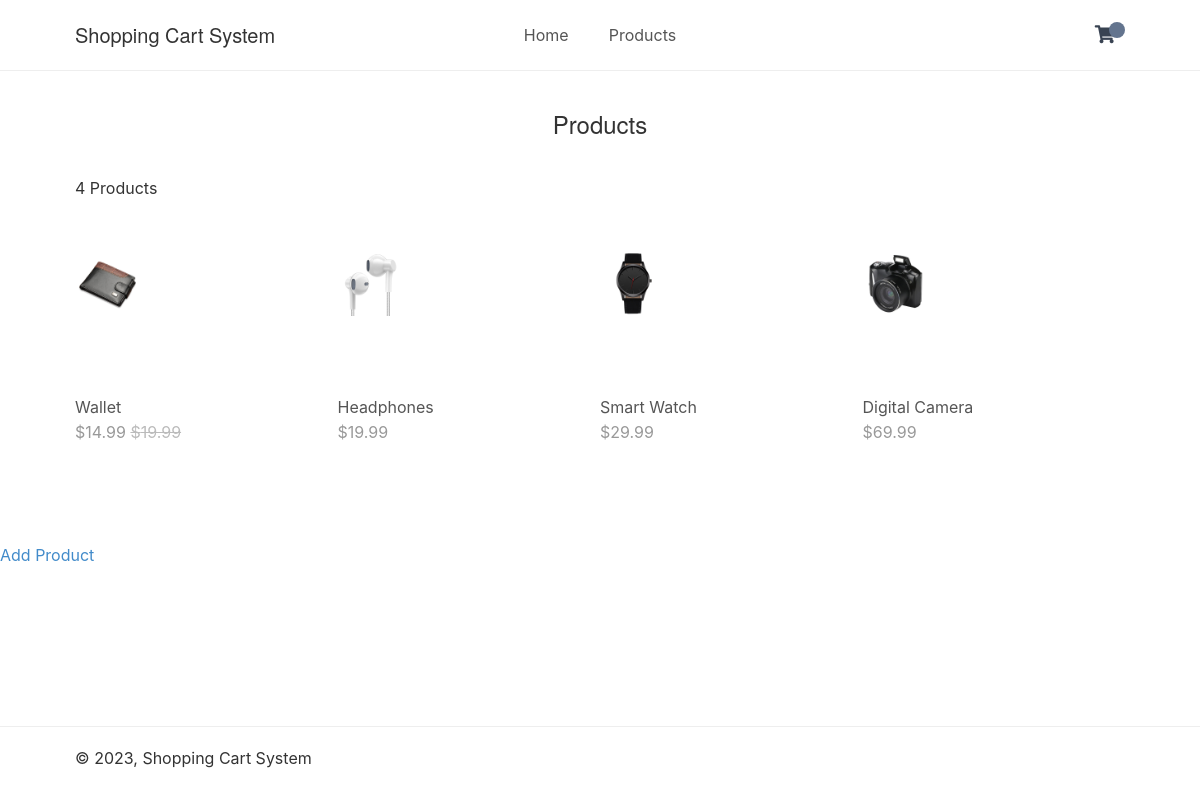
The page /index.php?page=products on the database its author committed.
### tables this page shows
CREATE TABLE `products` (
  `id` int(11) NOT NULL,
  `name` varchar(200) NOT NULL,
  `desc` text NOT NULL,
  `price` decimal(7,2) NOT NULL,
  `rrp` decimal(7,2) NOT NULL DEFAULT 0.00,
  `quantity` int(11) NOT NULL,
  `img` text NOT NULL,
  `date_added` datetime NOT NULL DEFAULT current_timestamp()
);

### index.php (called while the page is built, shortened)
<?php
include 'functions.php';
$page = isset($_GET['page']) && file_exists($_GET['page'] . '.php') ? $_GET['page'] : 'home';
include $page . '.php';
?>

### products.php (the view, shortened to what this page needs)
<?php
$num_products_on_each_page = 4;
$current_page = isset($_GET['p']) && is_numeric($_GET['p']) ? (int)$_GET['p'] : 1;
$stmt = $pdo->prepare('SELECT * FROM products ORDER BY date_added DESC LIMIT ?,?');
$stmt->bindValue(1, ($current_page - 1) * $num_products_on_each_page, PDO::PARAM_INT);
$stmt->bindValue(2, $num_products_on_each_page, PDO::PARAM_INT);
$stmt->execute();
$products = $stmt->fetchAll(PDO::FETCH_ASSOC);
$total_products = $pdo->query('SELECT * FROM products')->rowCount();
?>
<?=template_header('Products')?>
    <div class="products content-wrapper">
        <h1>Products</h1>
        <p><?=$total_products?> Products</p>
        <div class="products-wrapper">
            <?php foreach ($products as $product): ?>
                <a href="index.php?page=product&id=<?=$product['id']?>" class="product">
                 <img src="imgs/<?=$product['img']?>" class="product">
                 <span class="name"><?=$product['name']?></span>
                 <span class="price">
                    &dollar;<?=$product['price']?>
                    <?php if ($product['rrp'] > 0): ?>
                        <span class="rrp">&dollar;<?=$product['rrp']?></span>
                    <?php endif; ?>
                 </span>
                </a>
            <?php endforeach; ?>
        </div>
        <div class="buttons">
        </div>
    </div>
    <a href="index.php?page=addproduct">Add Product</a>
<?=template_footer()?>

### functions.php (shortened to what this page needs)
<?php
function template_header($title) {
$num_items_in_cart = "";
echo <<<EOT
<!DOCTYPE html>
<html>
    <head>
     <meta charset="utf-8">
     <title>$title</title>
     <link href="css/style.css" rel="stylesheet" type="text/css">
     <link rel="stylesheet" href="css/bootstrap.min.css">
     <link rel="stylesheet" href="https://use.fontawesome.com/releases/v5.7.1/css/all.css">
    </head>
    <body>
        <header>
            <div class="content-wrapper">
              <h1>Shopping Cart System</h1>
               <nav>
                <a href="index.php">Home</a>
                <a href="index.php?page=products">Products</a>
               </nav>
              <div class="link-icons">
                <a href="index.php?page=cart">
                    <i class="fas fa-shopping-cart"></i>
                    <span>$num_items_in_cart</span>
                </a>
              </div>
            </div>
        </header>
    <main>
EOT;
}
function template_footer() {
    $year = date('Y');
    echo <<<EOT
            </main>
            <footer>
                <div class="content-wrapper">
                    <p>&copy; $year, Shopping Cart System</p>
                </div>
            </footer>
        </body>
    </html>
    EOT;
    }
?>

### css/style.css (style rules this page uses)
* { box-sizing: border-box; font-family: -apple-system, BlinkMacSystemFont, "segoe ui", roboto, oxygen, ubuntu, cantarell, "fira sans", "droid sans", "helvetica neue", Arial, sans-serif; font-size: 16px; -webkit-font-smoothing: antialiased; -moz-osx-font-smoothing: grayscale; }
html { height: 100%; }
body { position: relative; min-height: 100%; color: #555555; background-color: #FFFFFF; margin: 0; padding-bottom: 100px; }
h1, h2, h3, h4, h5 { color: #394352; }
.content-wrapper { width: 1050px; margin: 0 auto; }
header { border-bottom: 1px solid #EEEEEE; }
header .content-wrapper { display: flex; }
header h1 { display: flex; flex-grow: 1; flex-basis: 0; font-size: 20px; margin: 0; padding: 24px 0; }
header nav { display: flex; flex-grow: 1; flex-basis: 0; justify-content: center; align-items: center; }
header nav a { text-decoration: none; color: #555555; padding: 10px 10px; margin: 0 10px; }
header .link-icons { display: flex; flex-grow: 1; flex-basis: 0; justify-content: flex-end; align-items: center; position: relative; }
header .link-icons a { text-decoration: none; color: #394352; padding: 0 10px; }
header .link-icons a i { font-size: 18px; }
header .link-icons a span { display: inline-block; text-align: center; background-color: #63748e; border-radius: 50%; color: #FFFFFF; font-size: 12px; line-height: 16px; width: 16px; height: 16px; font-weight: bold; position: absolute; top: 22px; right: 0; }
main .recentlyadded .products, main .products .products-wrapper { display: flex; flex-wrap: wrap; align-items: center; justify-content: space-between; padding: 40px 0 0 0; }
main .recentlyadded .products .product, main .products .products-wrapper .product { display: block; overflow: hidden; text-decoration: none; width: 25%; padding-bottom: 60px; }
main .recentlyadded .products .product img, main .products .products-wrapper .product img { transform: scale(1); transition: transform 1s; }
main .recentlyadded .products .product .name, main .products .products-wrapper .product .name { display: block; color: #555555; padding: 20px 0 2px 0; }
main .recentlyadded .products .product .price, main .products .products-wrapper .product .price { display: block; color: #999999; }
main .recentlyadded .products .product .rrp, main .products .products-wrapper .product .rrp { color: #BBBBBB; text-decoration: line-through; }
main > .products h1 { display: block; font-weight: normal; margin: 0; padding: 40px 0; font-size: 24px; text-align: center; width: 100%; }
main > .products .buttons { text-align: right; padding-bottom: 40px; }
footer { position: absolute; bottom: 0; border-top: 1px solid #EEEEEE; padding: 20px 0; width: 100%; }

### rows shown on the page
products: img (picture), name "Wallet", price "14.99", rrp "19.99"
products: img (picture), name "Headphones", price "19.99"
products: img (picture), name "Smart Watch", price "29.99"
products: img (picture), name "Digital Camera", price "69.99"

### other values the page prints
$total_products "4"
